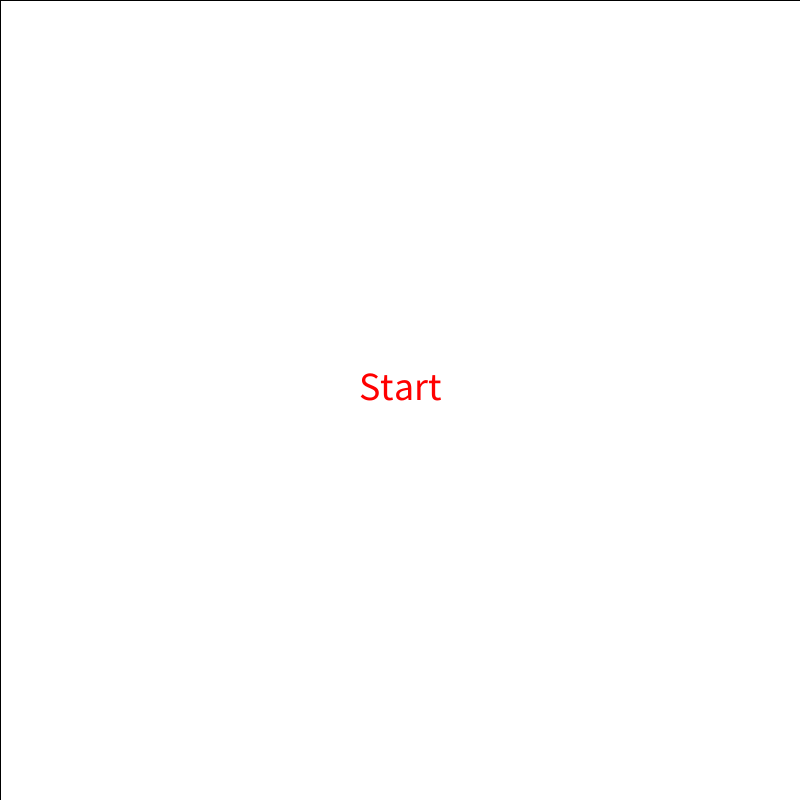
Frame 1 (no input)
Frame 60 (the mouse pressed at the canvas centre just before this capture): identical to frame 1, image omitted
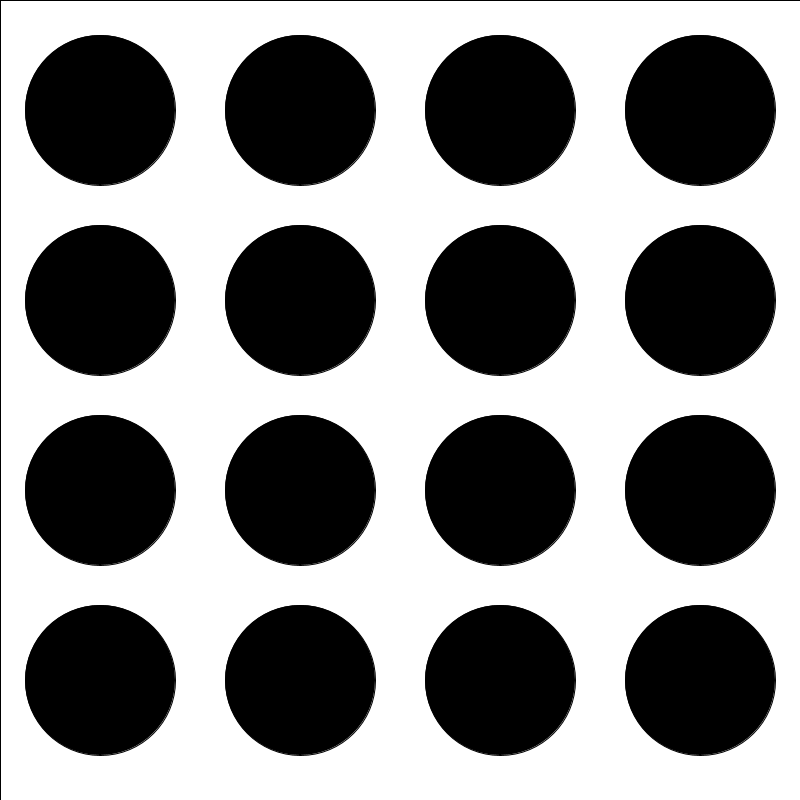
Frame 120 (the mouse held since frame 60 and released just before this capture)

The Processing sketch that drew these frames (run headless with seeded random() and noise(); from frame 60 on, the mouse is pressed at the canvas centre):

// Processing sketch: target_mk3
// ── target_mk3.pde
// David Dominguez -target mk 2 the point of the game is to make the circle clickable and between a gric of cicles. the clackabble circle will change red while the other circles will remain gray. if you click the red circle you gain one point and if you click on a grey circle you lose a life.
String gameState; 

//int number = 400;
//int number2 = int(random(1, 200));
float wamo =600;
//float x = 0;
//float y = 0;

void setup(){
  size(800, 800);
  gameState = "START";
  background (0);
  textSize(40);
  
}

void draw(){
  clearBackground();
  if (gameState == "START") {// a portion of this code was taken from https://www.youtube.com/watch?v=RSSI_Km5jIA, will be modified later
    startGame();
  } else if (gameState == "PLAY") {
    playGame();
  } else if (gameState == "WIN") {
    winGame();
  } else if (gameState == "LOSE") {
    loseGame();
  }
}
 
void startGame() {
  textAlign(CENTER);
  textSize(40);
  fill(255, 0, 0);
  text("Start", width/2, height/2);
  if (mousePressed == true) {
    gameState = "PLAY";
  }
}
void playGame() {
  
  fill(0);
  
  for(int i= 100; i<width;  i+=200){
    
   ellipse(i, 110, 150, 150);
  }
  
  for(int i= 100; i<width;  i+=200){
    
   ellipse(i, 300, 150, 150);
 }
  
  for(int i= 100; i<width;  i+=200){
    
   ellipse(i, 490, 150, 150);
  }
  for(int i= 100; i<width;  i+=200){
    
   ellipse(i, 680, 150, 150);
  }
    
}
  
  

void winGame() {
}
void loseGame() {
}


void clearBackground() {
  fill(255);
  rect(0, 0, width, height);
   
    
}



  
  
 // if(mouseX >= width/2){
  // fill(0); 
//} else if (mouseY >= height/2) {
 // fill(255, 0, 0);
//} else {
 // fill (255);

//ellipse(number, number, wamo, wamo);


//if (mousePressed == true) {
 //   fill(0);
 // } else {
  //  fill(255);
// }
 //ellipse(number, number, wamo -200, wamo -200);
 
 //fill(0);
 //ellipse(number, number, number2, number2);
  
 

 //ellipse(number, number, number, number);
 
  
  
  
